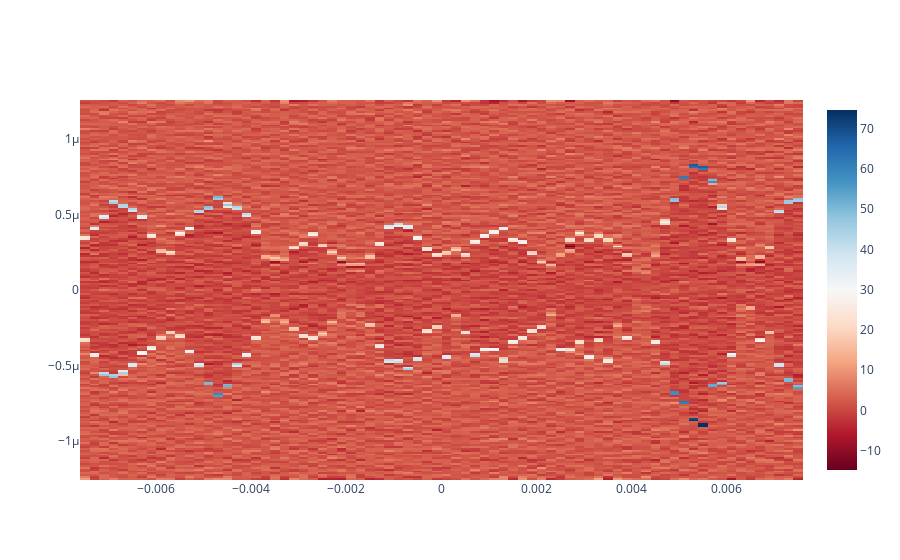

Notebook code cell kept with this figure:
### Code cell
fig2 = go.Figure(data=go.Heatmap(
            x=df[params[2]],
            y=df[params[0]],
            z=df[params[3]],
            # zmin=df[params[3]].min(),
            # zmax=df[params[3]].mean() + 2 * df[params[3]].std(),
            colorscale='RdBu',
            colorbar=dict(
                title=dict(
                    text=f"",
                    side="top" ))
        ))
fig2.show()

### Figure 1 — Plotly figure (JSON) as saved in the notebook; plotly's stock layout.template omitted (floating-point values rounded to 4 significant figures; data arrays with more than 128 entries replaced by an {"elided": "..."} marker saying what was removed)
{"data": [{"colorbar": {"title": {"side": "top", "text": ""}}, "colorscale": [[0, "rgb(103,0,31)"], [0.1, "rgb(178,24,43)"], [0.2, "rgb(214,96,77)"], [0.3, "rgb(244,165,130)"], [0.4, "rgb(253,219,199)"], [0.5, "rgb(247,247,247)"], [0.6, "rgb(209,229,240)"], [0.7, "rgb(146,197,222)"], [0.8, "rgb(67,147,195)"], [0.9, "rgb(33,102,172)"], [1, "rgb(5,48,97)"]], "type": "heatmap", "x": {"elided": "15276 float values"}, "y": {"elided": "15276 float values"}, "z": {"elided": "15276 float values"}}], "layout": {}}
